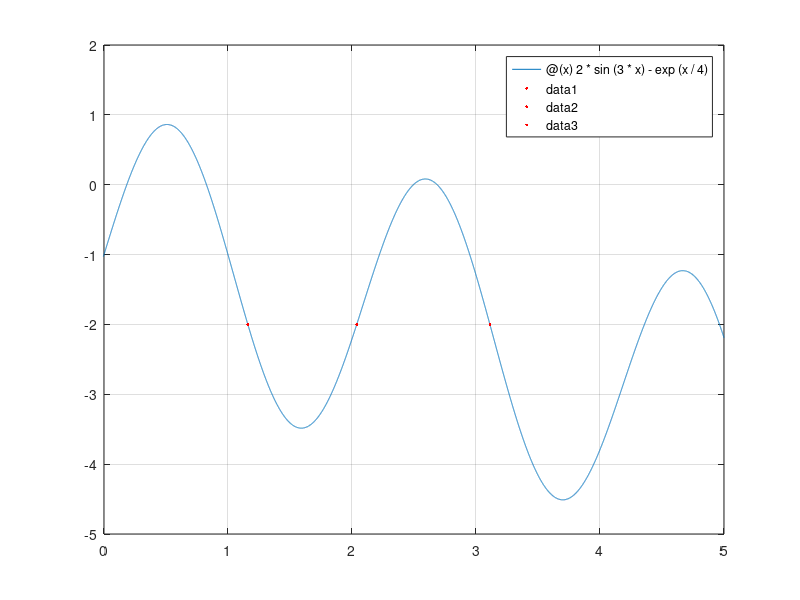

Recreate this plot in MATLAB.
f = @(x) 2*sin(3*x) - exp(x/4) + 2;


max_iter = 100;
guesses = [1.2 2 3.2];
n = length(guesses);

results = zeros(1, n);

for i = 1 : n
    x = guesses(i);
    x = fzero(f,x);
    results(i) = x;
end


g = @(x) 2*sin(3*x) - exp(x/4);
fplot(g);
grid on
hold on
xlim([0 5]);

plot(results(1), g(results(1)), '.r')
plot(results(2), g(results(2)), '.r')
plot(results(3), g(results(3)), '.r')
hold off


results